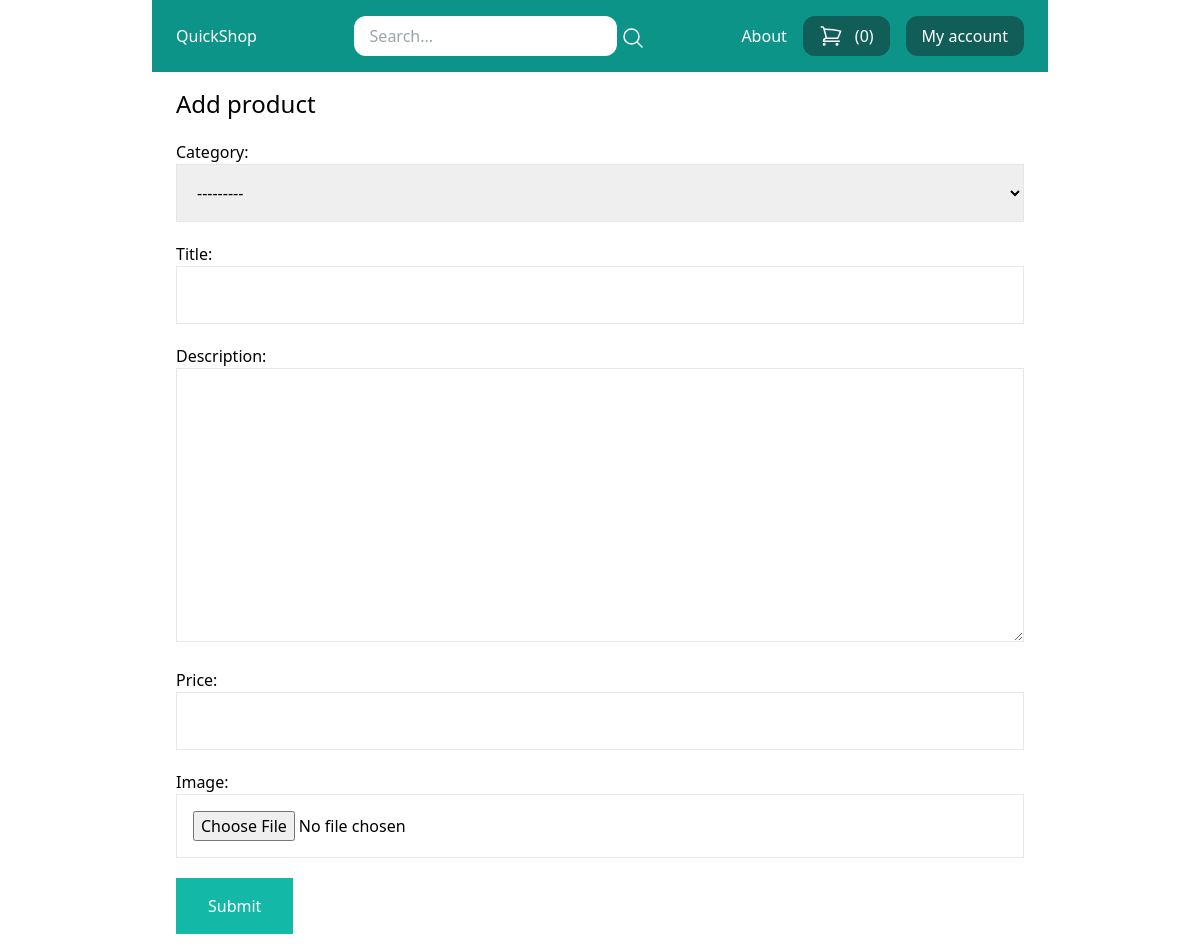
The app's page /my-store/add-products/ (signed in), older data.
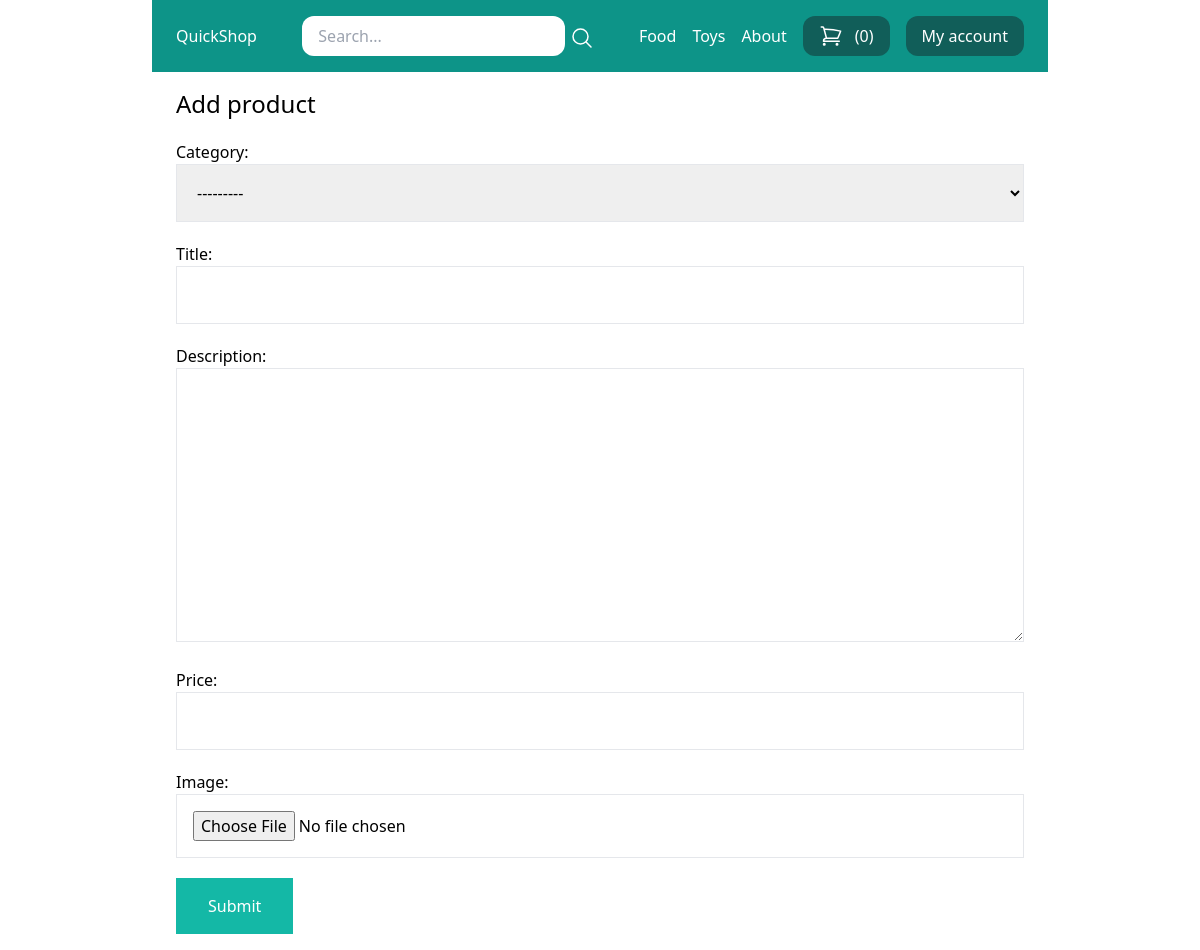
The same page, newer data.
### store/models.py (models this page shows)
class Category(models.Model):
    title = models.CharField(max_length=50)
    slug = models.SlugField(max_length=50)
    class Meta:
        verbose_name_plural = 'Categories'
    def __str__(self) -> str:
        return self.title

### users/views.py (the view)
# urls.py: path('my-store/add-products/', views.add_product, name='add_product'),
@login_required
def add_product(request):
    if request.method == 'POST':
        form = ProductForm(request.POST, request.FILES)
        if form.is_valid():
            title = request.POST.get('title')
            product = form.save(commit=False)
            product.user = request.user
            product.slug = slugify(title)
            product.save()
            messages.success(request, 'The product was added')
            return redirect('my_store')
    else:
        form = ProductForm()
    return render(request, 'users/product_form.html', {'title': 'Add product', 'form': form})

### store/forms.py
class ProductForm(forms.ModelForm):
    class Meta:
        model = Product
        fields = ('category', 'title', 'description', 'price', 'image',)
        widgets = {
            'category': forms.Select(attrs={
                'class': 'w-full p-4 border border-gray-200'
            }),
            'title': forms.TextInput(attrs={
                'class': 'w-full p-4 border border-gray-200'
            }),
            'description': forms.Textarea(attrs={
                'class': 'w-full p-4 border border-gray-200'
            }),
            'price': forms.TextInput(attrs={
                'class': 'w-full p-4 border border-gray-200'
            }),
            'image': forms.FileInput(attrs={
                'class': 'w-full p-4 border border-gray-200'
            }),
        }

### store/cart.py (called while the page is built)
    def __len__(self):
            return sum(item['quantity'] for item in self.cart.values())

### store/context_processors.py (called while the page is built)
def cart(request):
    return {'cart': Cart(request)}

### store/templatetags/menu.py (called while the page is built)
@register.inclusion_tag('core/menu.html')
def menu():
    categories = Category.objects.all()
    return{'categories':categories}

### users/templates/users/product_form.html (shortened to what this page needs)
{% extends 'core/base.html' %}
{% block content %}
    <h1 class="text-2xl">{{ title }}</h1>
    <form method="post" action="." enctype="multipart/form-data" class="space-y-5" >
        {{ form.as_p }}
        <button class="mt-4 py-4 px-8 bg-teal-500 text-white hover:bg-teal-800">Submit</button>
    </form>
{% endblock %}

### core/templates/core/menu.html
{% for category in categories %}
    <a href="{% url 'category_detail' category.slug %}" class="text-white">{{ category.title }}</a>
{% endfor %}
<a href="{% url 'about' %}" class="text-white">About</a>

Row changes from the older to the newer data that the page shows:
added Category: title "Food"
added Category: title "Toys"
